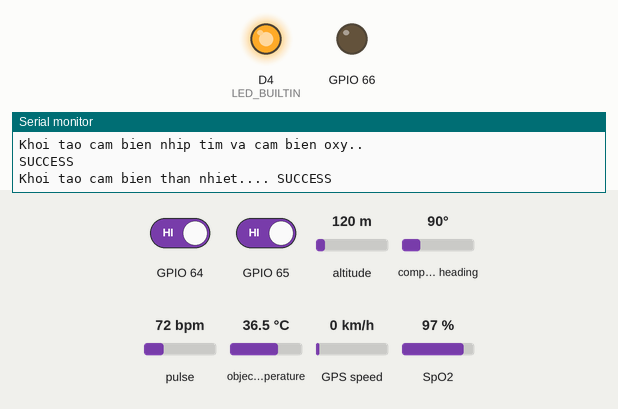
The sketch below on a simulated ESP8266 (NodeMCU). On the bench: output pins drawn as LEDs (lit = HIGH, except the on-board LED, lit = LOW), the last lines printed to the serial monitor. The test bench sets the inputs (shaded band); at power-on: GPIO 64 HIGH, GPIO 65 HIGH, altitude 120 m, compass heading 90°, pulse 72 bpm, object temperature 36.5 °C, GPS speed 0 km/h, SpO2 97 %. WiFi joins after 1.5 s; servers stay silent unless stated; the GPS gets a fix after 3 s at 37.7749, -122.4194 with 8 satellites; the modem accepts every AT command (registered, SIM ready, sends succeed) and sends nothing else.

Above: at 3.0 s.
3.1 s: GPIO 64 driven LOW and GPIO 65 driven LOW
At 15.8 s:
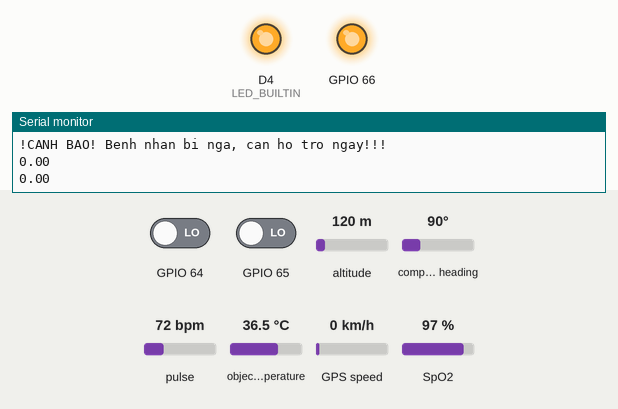
17.1 s: GPIO 65 driven HIGH
At 18.4 s:
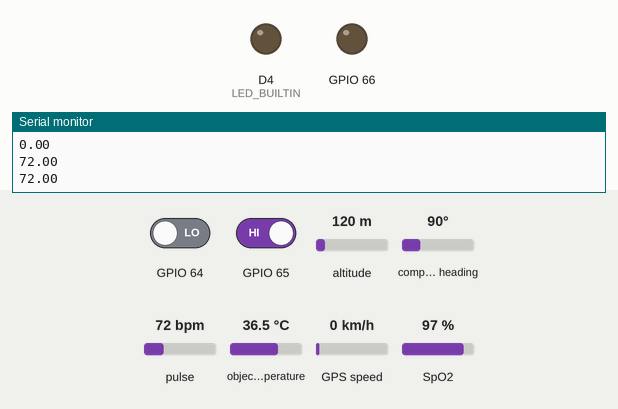
31.1 s: GPIO 65 driven LOW
At 44.4 s:
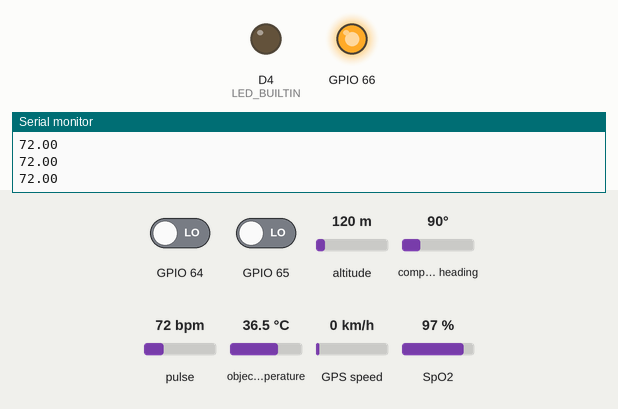
Timing chart, 0 to 51.1 s (numbered marks = the images above; inputs shaded):
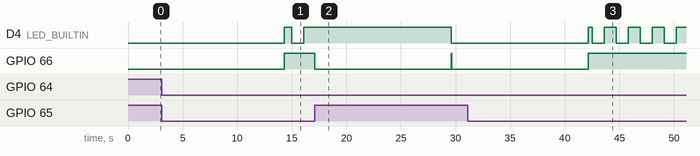

The sketch:

sp_khungtapdi_blynk_max_mlx_gps_sim_-_Copy.ino
```cpp
#include <TinyGPSPlus.h>
#include <SoftwareSerial.h>
#define BLYNK_PRINT Serial
#include <ESP8266WiFi.h>
#include <BlynkSimpleEsp8266.h>
#include "MAX30100_PulseOximeter.h"
#include <Adafruit_MLX90614.h>
#include <Wire.h>
#include "PCF8574.h"


//comment when  done
//#define DEBUG
//#define MAX_NOT_IN_USE
//#define MLX_NOT_IN_USE
//#define GPS_NOT_IN_USE

//max30100 va mlx, pcf8574 se dung chan d1 d2: scl va sda
//dung them mach mo rong pcf8574, su dung i2c => chuyen sim sang chan d7 va d8, nghieng va hong ngoai + coi se sang pcf

#define REPORTING_PERIOD_MS     1000
#define RXPin D7                      //chan rx softuart gps
#define TXPin D8                      //chan tx softuart gps
#define RXSIM D5                    //chan rx softuart sim (chan rx cua sim00l se noi vao D6, tX- D5)
#define TXSIM D6                 //chan tx softuart sim
#define HONGNGOAI 0 //chan P0 cua pcf8574
#define NGHIENG 1 //chan P1 cua pcf8574
#define COI 2 //chan P2 cua pcf8574 //noi day kieu source

#define GPSBaud 9600                  //toc do giao tiep voi gps
#define SIMBaud 9600  //toc do giao tiep voi SIM

uint32_t tsLastReport = 0;
uint32_t last_check = 0;

PulseOximeter pox;
Adafruit_MLX90614 mlx = Adafruit_MLX90614();
TinyGPSPlus gps;
WidgetMap myMap(V0);  // V0 for virtual pin of Map Widget
SoftwareSerial mygps(RXPin, TXPin);
SoftwareSerial mysim(RXSIM, TXSIM);
BlynkTimer timer;
PCF8574 PCF(0x20);

float latitude;     //Storing the Latitude
float longitude;    //Storing the Longitude
float nhiptim, oxy, nhietdo;
unsigned int move_index = 1;       // fixed location for now
int nghieng1 = 1, nghieng2 = 1;
int xung = 0, a = 1, b = 1;
float chuViBanhXe = 22.3 , khoangcach = 0;

char auth[] = "DIEN_CODE_VAO_DAY";            //Blynk Authentication Token
char ssid[] = "NHAP_TEN_WIFI_VAO_DAY";            // WiFi SSID
char pass[] = "NHAP_PASS_WIFI_VAO_DAY";            // WiFi Password


void setup()
{
  Serial.begin(115200);
  Serial.println();
  Serial.println("\nKhung tap di cho nguoi gia!!!");
  Blynk.begin(auth, ssid,  pass);
  pinMode(LED_BUILTIN, OUTPUT);

  mysim.begin(SIMBaud);
  PCF.begin();

#ifndef GPS_NOT_IN_USE
  mygps.begin(GPSBaud); //khoi dong cho gps
#endif
#ifndef MAX_NOT_IN_USE
  Serial.println("Khoi tao cam bien nhip tim va cam bien oxy..");
  if (!pox.begin()) {
    Serial.println("FAILED");
    for (;;);
  } else {
    Serial.println("SUCCESS");
  }
  pox.setIRLedCurrent(MAX30100_LED_CURR_20_8MA);
#endif
#ifndef MLX_NOT_IN_USE
  Serial.println("Khoi tao cam bien than nhiet.... SUCCESS");
  mlx.begin(0x5A);
  //do cam bien than nhiet co xung clk khac max30100 nen can lam nhu nay
#endif
#ifndef GPS_NOT_IN_USE
  timer.setInterval(5000L, checkGPS); // every 5s check if GPS is connected, only really needs to be done once
#endif
#ifndef MAX_NOT_IN_USE
  timer.setInterval(1000L, max_mlx); //send data to blynk every 1s
#endif
  timer.setInterval(1100L, toggleLed);
  Wire.setClock(100000);
}

void toggleLed() {
  digitalWrite(LED_BUILTIN, !digitalRead(LED_BUILTIN));
}

void max_mlx() {
#ifndef MAX_NOT_IN_USE
  nhiptim = pox.getHeartRate();
  oxy = pox.getSpO2();
  Serial.println(nhiptim);
#endif
#ifndef MLX_NOT_IN_USE
  nhietdo = mlx.readObjectTempC();
#endif
  Blynk.virtualWrite(V1, nhietdo);
  Blynk.virtualWrite(V2, nhiptim);
  Blynk.virtualWrite(V3, oxy);
  Blynk.run();
  delay(1);
}
void checkGPS()
{
  if (gps.charsProcessed() < 10)
  {
    Serial.println(F("No GPS detected: check wiring."));
  }
}

void loop()
{
  pox.update();
  canhBaoNghieng();
  doKhoangCach();
  while (mygps.available() > 0)
  {
    // sketch displays information every time a new sentence is correctly encoded.
    if (gps.encode(mygps.read()))
      Location();
  }
  Blynk.run();
  timer.run();
}

void doKhoangCach () {
  if (PCF.read(HONGNGOAI) == 0) {
    a = 0;
  } else {
    a = 1;
  }
  if (a < b) {
    xung++;
    khoangcach = xung * chuViBanhXe;
    Blynk.virtualWrite(V4, khoangcach);
  };
  b = a;
}

void canhBaoNghieng() {
  if (PCF.read(NGHIENG) == 1) {
    if  (millis() - last_check > 100) {
      if (PCF.read(NGHIENG) == 1) {
        nghieng1 = 0;
      }
    }
    last_check = millis();
  }
  if (nghieng1 < nghieng2) {
    PCF.write(COI, LOW);
    Blynk.notify("Benh nhan bi nga, can ho tro ngay!!!");
#ifndef DEBUG
    mysim.print("AT+CMGF=1\r");
    delay(500);
    mysim.println("AT+CMGS=\"+84916964955\""); // can doi so dien thoai khac
    delay(500);
    mysim.println("!CANH BAO! Benh nhan bi nga, can ho tro ngay!!!");
    delay(500);
    mysim.print((char)26);
    delay(10000);
#endif
    Serial.println("!CANH BAO! Benh nhan bi nga, can ho tro ngay!!!");

    delay(1000);
  }
  nghieng1 = 1;
  nghieng2 = nghieng1;
  PCF.write(COI, HIGH);
}

void Location()
{
  if (gps.location.isValid() )
  {
    latitude = (gps.location.lat());     //Storing the Lat. and Lon.
    longitude = (gps.location.lng());
#ifdef DEBUG
    Serial.print("LATITUDE:  ");
    Serial.println(latitude, 6);  // float to x decimal places
    Serial.print("LONGITUDE: ");
    Serial.println(longitude, 6);
#endif
    myMap.location(move_index, latitude, longitude, "GPS_Location");
  }
}
```

Measured:
- after the input at 3.1 s, GPIO 66: goes on until 14.3 s, then stays HIGH
- after the input at 17.1 s, GPIO 66: HIGH → LOW at once, → HIGH 12.5 s later, → LOW 0.02 s later
- after the input at 31.1 s, GPIO 66: goes on until 42.1 s, then stays HIGH
